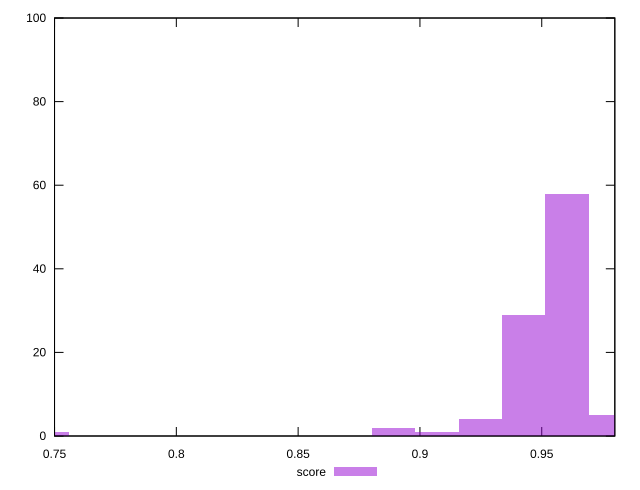

Write gnuplot code to recreate this figure.
reset

$score <<EOF
0.9425416358885217 29
0.9603254403392485 58
0.9781092447899753 5
0.9069740269870681 1
0.9247578314377949 4
0.8891902225363412 2
0.7469197869305266 1
EOF

set key outside below
set boxwidth 0.017783804450726824
set xrange [0.75:0.98]
set yrange [0:100]
set trange [0:100]
set style fill transparent solid 0.5 noborder
set terminal svg size 640, 490 enhanced background rgb 'white'
set output "report_00009_2021-02-08T22-37-41.559Z/mainthread-work-breakdown/samples/pages+cached+noadtech+nomedia/score/histogram.svg"

plot $score title "score" with boxes

reset
